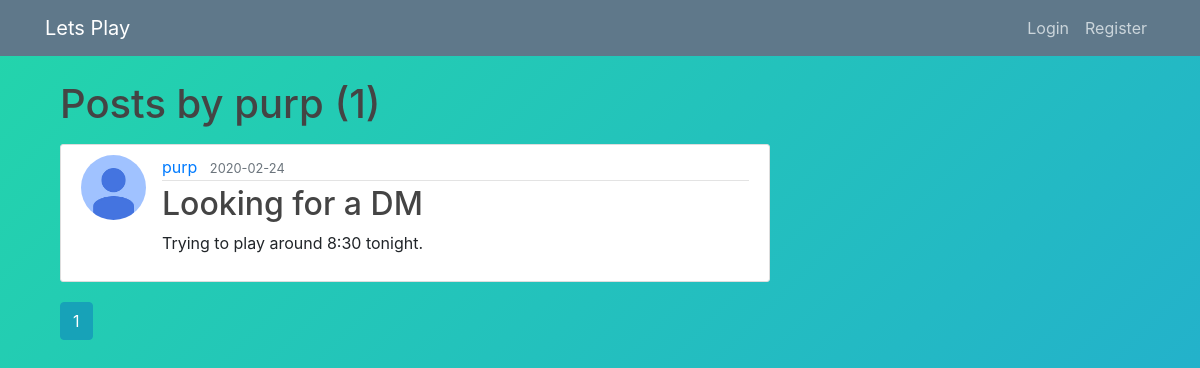
The page /user/purp on the database as committed earlier.
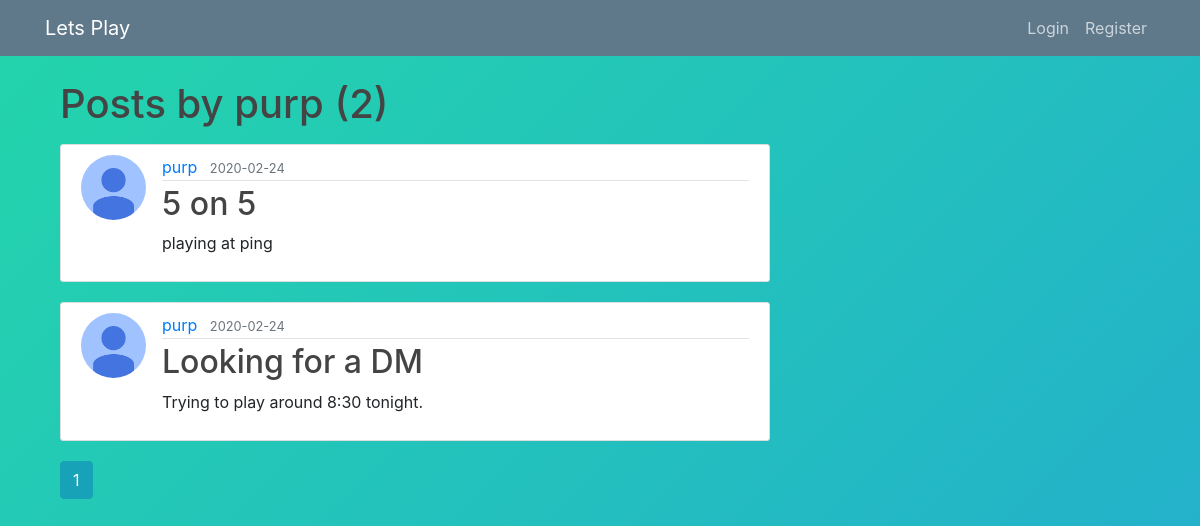
The same page on the database as committed later.
### src/models.py (models this page shows, shortened)
class Post(db.Model):
    id = db.Column(db.Integer, primary_key=True)
    title = db.Column(db.String(25), nullable=False)  #optional title to post
    game = db.Column(db.String(100),nullable=True ) #Change to entered from menu on form
    date_posted = db.Column(db.DateTime, nullable=False, default=datetime.utcnow)
    content = db.Column(db.Text, nullable=False)
    user_id = db.Column(db.Integer, db.ForeignKey('user.id'), nullable=False)

class User(db.Model, UserMixin):
    id = db.Column(db.Integer, primary_key=True)                                #Each user is given a unique id number
    firstname = db.Column(db.String(20),  nullable=True)
    last_name = db.Column(db.String(20),  nullable=True)                             #User's full name
    username = db.Column(db.String(20), unique=True, nullable=False)            #Each user will be able to create a unique username of length 20
    email = db.Column(db.String(50), unique=True, nullable=False)              #Every user will need to register with an email address (maybe?)
    image_file = db.Column(db.String(20), nullable=False, default='default.jpg')#Each user has a profile pic. uploaded or default
    password = db.Column(db.String(64), nullable=False)                         #Users will have a password of up to size 64 chars
    posts = db.relationship('Post', backref='author', lazy=True)              #Posts from users will be associated with them? (maybe?)
    zipcode = db.Column(db.String(5), nullable=False)
    bio = db.Column(db.String(144), nullable=True)

### src/users/routes.py (the view)
@users.route("/user/<string:username>")
def user_page(username):
    page = request.args.get('page',1, type=int)
    user = User.query.filter_by(username=username).first_or_404()
    posts = Post.query.filter_by(author=user)\
        .order_by(Post.date_posted.desc())\
        .paginate(page=page,per_page=10)##posts per page:
    return render_template('user_page.html',posts=posts, user=user)

### src/templates/user_page.html
{% extends "layout.html" %}
{% block content %}
    <h1 class="mb-3">Posts by {{user.username }} ({{posts.total}})</h1>
    {% for post in posts.items %}
        <article class="media content-section">
            <img class="rounded-circle article-img" src="{{ url_for('static', filename='profile_pics/' + post.author.image_file) }}">
            <div class="media-body">
              <div class="article-metadata">
                <a class="mr-2" href="{{url_for('users.user_page', username=post.author.username) }}">{{ post.author.username }}</a>
                <small class="text-muted">{{ post.date_posted.strftime('%Y-%m-%d') }}</small>
              </div>
              <h2><a class="article-title" href="{{url_for('posts.post', post_id=post.id )}}">{{ post.title }}</a></h2>
              <p class="article-content">{{ post.content }}</p>
            </div>
        </article>
    {% endfor %}
    {% for page_num in posts.iter_pages(left_edge=1, right_edge=1, left_current=1, right_current=2) %}
      {% if page_num %}
      {% if posts.page==page_num %}
        <a class="btn btn-info mb-4" href="{{ url_for('users.user_page',username=user.username, page=page_num) }}">{{ page_num }}</a>
      {% else %}
        <a class="btn btn-outline-info mb-4" href="{{ url_for('users.user_page',username=user.username, page=page_num) }}">{{ page_num }}</a>
      {% endif %}
    {% else %}
        ...
      {% endif %}
    {% endfor %}
{%endblock%}

Rows that differ between the two databases and show on the page:
added Post: image_file (placeholder picture), author.username "purp", date_posted "2020-02-24", title "5 on 5", content "playing at ping"
Other text that changed with them:
{{ posts.total }}: "1" → "2"
